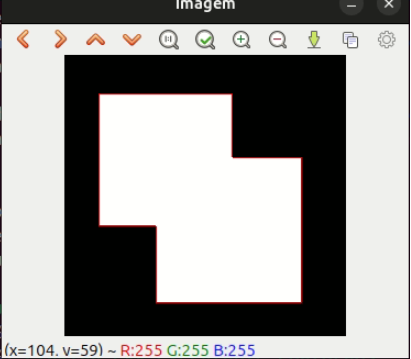
//> input picture exercicio_21/contornos_original.png, 411 x 359 px
$ ./momentos ../exercicio_21/contornos_original.png   (built with g++ and OpenCV 4)
//> lines starting //> are read from the running program, lines starting //| are printed output that depends on the picture; after the words box and inside, x2 and y2 are one past the last pixel; in counts of white or black regions, pixels touching at a corner belong together
#include <iostream>
#include <fstream>
#include <opencv2/opencv.hpp>

int main(int argc, char** argv){
  cv::Mat image, gray;
  std::ofstream file;
  cv::Moments momentos;

  // Carregar a imagem fornecida
  image = cv::imread(argv[1], cv::IMREAD_GRAYSCALE);
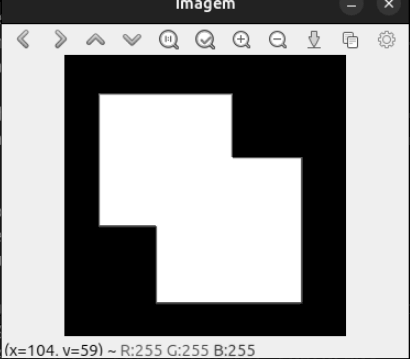
//> image: 359 rows x 411 cols, CV_8UC1; min 0, max 255, mean 151.1

  if (!image.data) {
    std::cout << "Não abriu " << argv[1] << std::endl;
    return 0;
  }

  // Abrir o arquivo de saída para salvar os momentos
  file.open("momentos.txt");

  // Aplicar um limiar para binarizar a imagem
  cv::threshold(image, image, 1, 255, cv::THRESH_BINARY + cv::THRESH_OTSU + cv::THRESH_BINARY_INV);
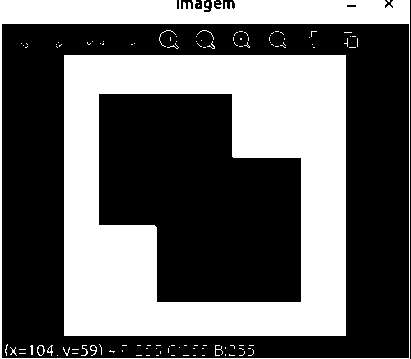
//> image: 359 rows x 411 cols, CV_8UC1; 39.1% white; 113 white regions (101 under 20 px)

  // Encontrar os contornos das componentes conectadas
  std::vector<std::vector<cv::Point>> contours;
  std::vector<cv::Vec4i> hierarchy;
  cv::findContours(image, contours, hierarchy, cv::RETR_EXTERNAL, cv::CHAIN_APPROX_NONE);
//> contours = 5 contours, 4 with area under 20; largest, box (x1, y1, x2, y2) and area: (0, 0, 410, 359) 145956

  // Converter a imagem de volta para colorido para exibir os contornos
  cv::cvtColor(image, image, cv::COLOR_GRAY2BGR);
//> image: 359 rows x 411 cols, CV_8UC3; 39.1% white; 113 white regions (101 under 20 px), largest, box (x1, y1, x2, y2) and area: (64, 55, 346, 336) 46104, (0, 0, 410, 359) 10860, (37, 345, 45, 356) 33

  int nformas = 0;

  // Processar cada contorno detectado
  for (size_t i = 0; i < contours.size(); i++) {
    if (contours[i].size() < 10) {
      continue;
    }
    nformas++;

    // Calcular os momentos
    momentos = cv::moments(contours[i]);

    // Calcular o centro de massa
    cv::Point2f center(momentos.m10 / momentos.m00, momentos.m01 / momentos.m00);

    // Calcular os momentos de Hu
    double hu[7];
    cv::HuMoments(momentos, hu);

    // Desenhar o contorno
    if (hu[0] > 0) {
      cv::drawContours(image, contours, i, cv::Scalar(0, 0, 255), 2);
    } else {
      cv::drawContours(image, contours, i, cv::Scalar(0, 255, 0), 2);
    }

    // Colocar o número do contorno no centro
    cv::putText(image, std::to_string(i), center, cv::FONT_HERSHEY_SIMPLEX, 0.5, cv::Scalar(0, 0, 0), 8);
    cv::putText(image, std::to_string(i), center, cv::FONT_HERSHEY_SIMPLEX, 0.5, cv::Scalar(255, 255, 255), 1);

    // Salvar os momentos de Hu no arquivo
    file << i << ", ";
    for (int j = 0; j < 7; j++) {
      hu[j] = -1 * copysign(1.0, hu[j]) * log10(abs(hu[j]));
      file << hu[j] << ", ";
    }
    file << std::endl;
  }
//> this loop made 5 passes
//> (nformas, center) on pass 5: (1, Point(204.4, 179.6))
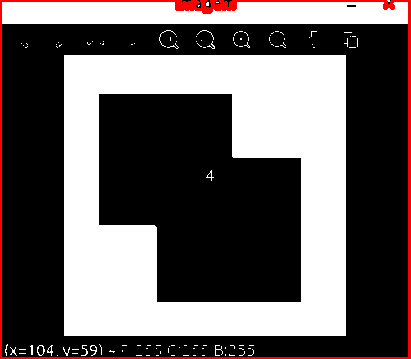
//> image: 359 rows x 411 cols, CV_8UC3; mean B, G, R 95.2, 95.2, 102
//> after the loop, nformas = 1

  // Exibir a quantidade de formas detectadas
  std::cout << "Número de objetos: " << nformas << std::endl;
//| Número de objetos: 1

  // Fechar o arquivo
  file.close();

  // Exibir a imagem com os contornos
  cv::imshow("janela", image);
  cv::imwrite("contornos-rotulados.png", image);
  cv::waitKey();

  return 0;
}
